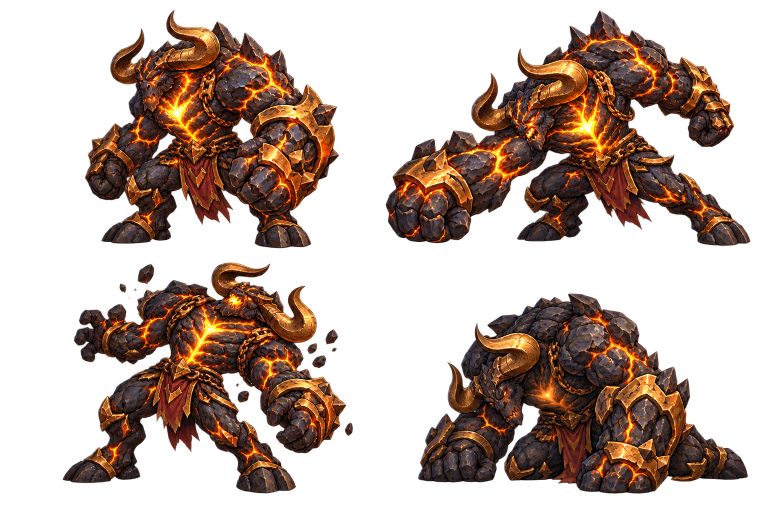
#> input picture godot/realm_alliance/production/polish702/cinder_colossus/source.png, 1536 x 1024 px, found by its file name (shown at 1/2 size)
$ python normalize.py
#> lines starting #> are read from the running program, lines starting #| are printed output that depends on the picture
"""Mechanical extraction and rig placement of imagegen alpha cutouts; no repainting."""
from pathlib import Path
from PIL import Image
import hashlib,json
ROOT=Path(__file__).resolve().parents[2]
INPUT=Path(__file__).resolve().parent
MANIFEST={'schema':1,'provider':'built-in imagegen','date':'2026-10-19','policy':'Original RGBA retained; mechanical crop/resample/rig placement only. No recoloring or generated replacement by code.','assets':{}}
SOURCES={id:id+'/source.png' for id in ['stone_sentry','cinder_colossus','schattenjager']}
def sha(p):return hashlib.sha256(p.read_bytes()).hexdigest()
def cut_alpha(im,rect):
 cell=im.crop(rect);bbox=cell.getchannel('A').point(lambda a:255 if a>12 else 0).getbbox()
 assert bbox
 bbox=(max(0,bbox[0]-3),max(0,bbox[1]-3),min(cell.width,bbox[2]+3),min(cell.height,bbox[3]+3))
 return cell.crop(bbox),bbox
for id in ['stone_sentry','cinder_colossus']:
 src=INPUT/SOURCES[id];im=Image.open(src).convert('RGBA');out=ROOT/'assets/expansion702'/id;out.mkdir(parents=True,exist_ok=True)
#> further down, im is the input picture: PIL image 1536x1024 RGBA; mean R, G, B, A 68, 39.3, 24.8, 100.8
 prod=ROOT/'production/polish702'/id;prod.mkdir(parents=True,exist_ok=True)
 data={'source_sha256':sha(src),'canvas':[736,736],'ground':[368,704],'poses':{}}
 packed=Image.new('RGBA',(1792,1792))
#> packed: PIL image 1792x1792 RGBA; every value is 0
 for i,pose in enumerate(['idle','attack','hit','defeated']):
  rect=((i%2)*768,(i//2)*512,(i%2+1)*768,(i//2+1)*512);cut,bbox=cut_alpha(im,rect);scale=.92
  size=(round(cut.width*scale),round(cut.height*scale));sprite=cut.resize(size,Image.Resampling.LANCZOS)
  x=round(368+(bbox[0]-384)*scale);y=704-size[1]
  assert x>=0 and x+size[0]<736 and y>=0,(id,pose,x,size)
  canvas=Image.new('RGBA',(736,736));canvas.alpha_composite(sprite,(x,y));dest=out/(pose+'.png');canvas.save(dest)
  packed.alpha_composite(canvas,((i%2)*896+80,(i//2)*896+80))
  data['poses'][pose]={'cell':rect,'crop':bbox,'scale':scale,'offset':[x,y],'sha256':sha(dest)}
#> this loop made 4 passes
#> (bbox, x) on passes 1 to 4: ((166, 16, 681, 500), 167), ((0, 18, 736, 496), 15), ((122, 10, 709, 478), 127), ((65, 71, 731, 479), 75)
#> pass 1, in cut_alpha, `cell = im.crop(rect)`:
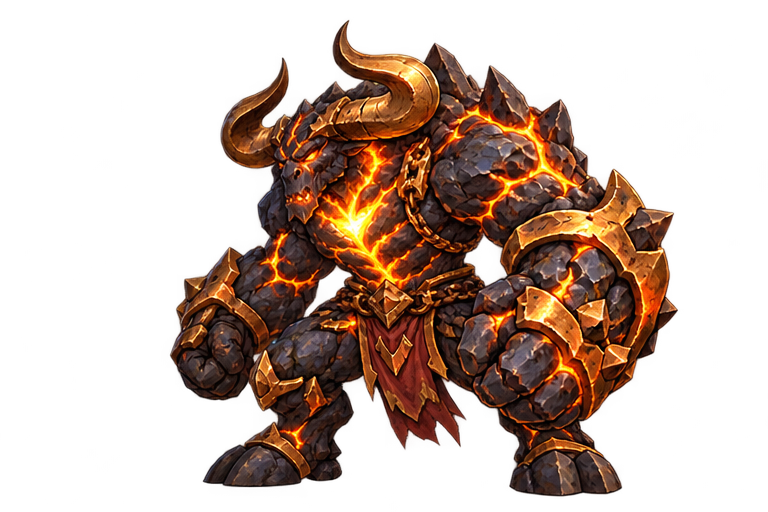
#> cell: PIL image 768x512 RGBA; mean R, G, B, A 70.2, 39, 22.5, 95.4; transparent parts drawn white
#> pass 1, `sprite = cut.resize(size, Image.Resampling.LANCZOS)`:
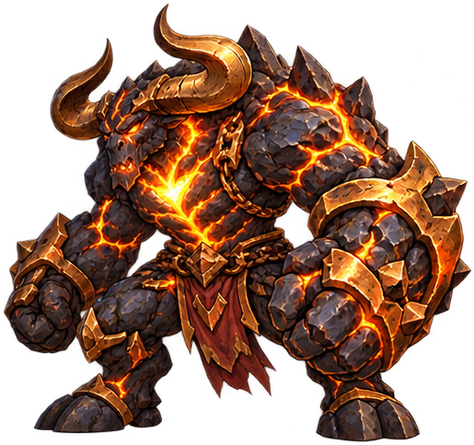
#> sprite: PIL image 474x445 RGBA; mean R, G, B, A 67.8, 36.5, 20.1, 150.5; transparent parts drawn white
#> after the loop:
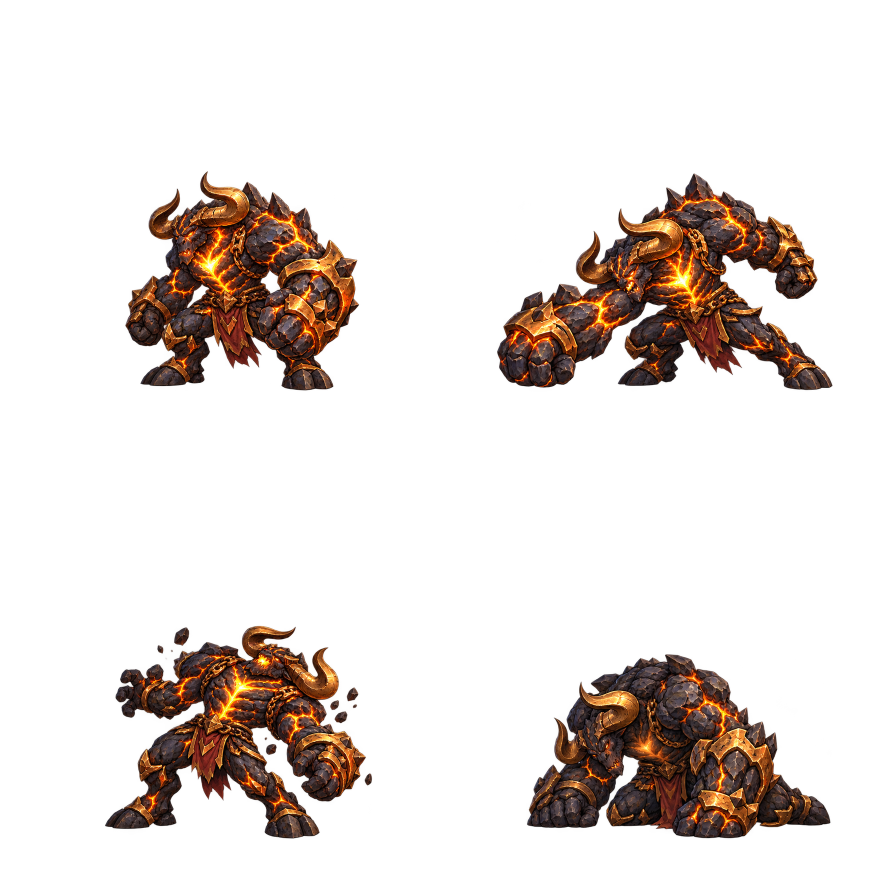
#> packed: PIL image 1792x1792 RGBA (shown at 1/2 size); mean R, G, B, A 17.3, 9.7, 5.8, 41.8; transparent parts drawn white
#> after the loop:
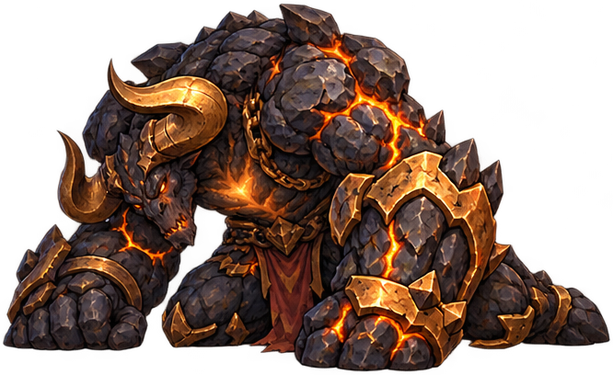
#> sprite: PIL image 613x375 RGBA; mean R, G, B, A 52.7, 32.2, 22.1, 149.6; transparent parts drawn white
#> after the loop, data = 4 items
 packed.save(prod/'production_sheet.png');MANIFEST['assets'][id]=data
# Source rows are intentionally separated at the actual transparent gutters,
# rather than cutting through feet on an assumed equal-height grid.
id='schattenjager';src=INPUT/SOURCES[id];im=Image.open(src).convert('RGBA');out=ROOT/'assets/expansion702'/id;out.mkdir(parents=True,exist_ok=True);prod=ROOT/'production/polish702'/id;prod.mkdir(parents=True,exist_ok=True)
# hand / chest / head / back measured on the eight original cutouts.
SPECS={
'idle':((0,0,512,430),(395,265),(315,205),(337,112),(276,197)),
'ready':((512,0,1024,430),(913,276),(790,240),(840,173),(748,231)),
'windup':((0,430,512,822),(273,456),(330,623),(378,548),(282,618)),
'attack_contact':((512,430,1024,822),(984,600),(826,623),(868,548),(775,626)),
'recovery':((0,822,512,1220),(433,1056),(316,1011),(367,935),(270,1010)),
'hit':((512,822,1024,1220),(895,991),(785,1002),(750,916),(745,1012)),
'defeated':((0,1220,560,1536),(534,1466),(310,1430),(436,1420),(290,1430)),
'run':((560,1220,1024,1536),(970,1354),(820,1375),(922,1307),(783,1370))}
data={'source_sha256':sha(src),'canvas':[640,512],'ground':[320,488],'poses':{}};packed=Image.new('RGBA',(1536,2560))
#> after `packed = Image.new('RGBA', (1536, 2560))`: packed: PIL image 1536x2560 RGBA; every value is 0
for i,(pose,(rect,hand,chest,head,back)) in enumerate(SPECS.items()):
 cut,bbox=cut_alpha(im,rect);scale=.98;sw,sh=round(cut.width*scale),round(cut.height*scale)
 x=round(430-(chest[0]-rect[0]-bbox[0])*scale);y=488-sh
 if pose=='defeated':x=620-sw
#> (the run stopped early here; a loop or call above may not have finished)
